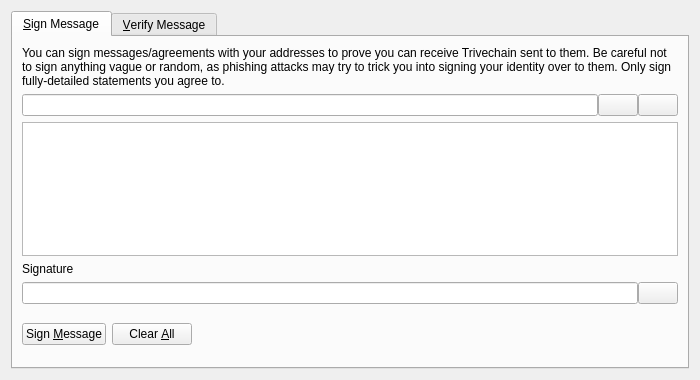
<?xml version="1.0" encoding="UTF-8"?>
<ui version="4.0">
 <class>SignVerifyMessageDialog</class>
 <widget class="QDialog" name="SignVerifyMessageDialog">
  <property name="geometry">
   <rect>
    <x>0</x>
    <y>0</y>
    <width>700</width>
    <height>380</height>
   </rect>
  </property>
  <property name="windowTitle">
   <string>Signatures - Sign / Verify a Message</string>
  </property>
  <property name="modal">
   <bool>true</bool>
  </property>
  <layout class="QVBoxLayout" name="verticalLayout">
   <item>
    <widget class="QTabWidget" name="tabWidget">
     <property name="currentIndex">
      <number>0</number>
     </property>
     <widget class="QWidget" name="tabSignMessage">
      <attribute name="title">
       <string>&amp;Sign Message</string>
      </attribute>
      <layout class="QVBoxLayout" name="verticalLayout_SM">
       <item>
        <widget class="QLabel" name="infoLabel_SM">
         <property name="text">
          <string>You can sign messages/agreements with your addresses to prove you can receive Trivechain sent to them. Be careful not to sign anything vague or random, as phishing attacks may try to trick you into signing your identity over to them. Only sign fully-detailed statements you agree to.</string>
         </property>
         <property name="textFormat">
          <enum>Qt::PlainText</enum>
         </property>
         <property name="wordWrap">
          <bool>true</bool>
         </property>
        </widget>
       </item>
       <item>
        <layout class="QHBoxLayout" name="horizontalLayout_1_SM">
         <property name="spacing">
          <number>0</number>
         </property>
         <item>
          <widget class="QValidatedLineEdit" name="addressIn_SM">
           <property name="toolTip">
            <string>The Trivechain address to sign the message with</string>
           </property>
          </widget>
         </item>
         <item>
          <widget class="QPushButton" name="addressBookButton_SM">
           <property name="toolTip">
            <string>Choose previously used address</string>
           </property>
           <property name="text">
            <string/>
           </property>
           <property name="shortcut">
            <string>Alt+A</string>
           </property>
           <property name="autoDefault">
            <bool>false</bool>
           </property>
          </widget>
         </item>
         <item>
          <widget class="QPushButton" name="pasteButton_SM">
           <property name="toolTip">
            <string>Paste address from clipboard</string>
           </property>
           <property name="text">
            <string/>
           </property>
           <property name="shortcut">
            <string>Alt+P</string>
           </property>
           <property name="autoDefault">
            <bool>false</bool>
           </property>
          </widget>
         </item>
        </layout>
       </item>
       <item>
        <widget class="QPlainTextEdit" name="messageIn_SM">
         <property name="toolTip">
          <string>Enter the message you want to sign here</string>
         </property>
        </widget>
       </item>
       <item>
        <widget class="QLabel" name="signatureLabel_SM">
         <property name="text">
          <string>Signature</string>
         </property>
         <property name="textFormat">
          <enum>Qt::PlainText</enum>
         </property>
        </widget>
       </item>
       <item>
        <layout class="QHBoxLayout" name="horizontalLayout_2_SM">
         <property name="spacing">
          <number>0</number>
         </property>
         <item>
          <widget class="QLineEdit" name="signatureOut_SM">
           <property name="font">
            <font>
             <italic>true</italic>
            </font>
           </property>
           <property name="readOnly">
            <bool>true</bool>
           </property>
          </widget>
         </item>
         <item>
          <widget class="QPushButton" name="copySignatureButton_SM">
           <property name="toolTip">
            <string>Copy the current signature to the system clipboard</string>
           </property>
           <property name="text">
            <string/>
           </property>
           <property name="autoDefault">
            <bool>false</bool>
           </property>
          </widget>
         </item>
        </layout>
       </item>
       <item>
        <layout class="QHBoxLayout" name="horizontalLayout_3_SM">
         <item>
          <widget class="QPushButton" name="signMessageButton_SM">
           <property name="toolTip">
            <string>Sign the message to prove you own this Trivechain address</string>
           </property>
           <property name="text">
            <string>Sign &amp;Message</string>
           </property>
           <property name="autoDefault">
            <bool>false</bool>
           </property>
          </widget>
         </item>
         <item>
          <widget class="QPushButton" name="clearButton_SM">
           <property name="toolTip">
            <string>Reset all sign message fields</string>
           </property>
           <property name="text">
            <string>Clear &amp;All</string>
           </property>
           <property name="autoDefault">
            <bool>false</bool>
           </property>
          </widget>
         </item>
         <item>
          <spacer name="horizontalSpacer_1_SM">
           <property name="orientation">
            <enum>Qt::Horizontal</enum>
           </property>
           <property name="sizeHint" stdset="0">
            <size>
             <width>40</width>
             <height>48</height>
            </size>
           </property>
          </spacer>
         </item>
         <item>
          <widget class="QLabel" name="statusLabel_SM">
           <property name="font">
            <font>
             <weight>75</weight>
             <bold>true</bold>
            </font>
           </property>
           <property name="text">
            <string/>
           </property>
           <property name="wordWrap">
            <bool>true</bool>
           </property>
          </widget>
         </item>
         <item>
          <spacer name="horizontalSpacer_2_SM">
           <property name="orientation">
            <enum>Qt::Horizontal</enum>
           </property>
           <property name="sizeHint" stdset="0">
            <size>
             <width>40</width>
             <height>48</height>
            </size>
           </property>
          </spacer>
         </item>
        </layout>
       </item>
      </layout>
     </widget>
     <widget class="QWidget" name="tabVerifyMessage">
      <attribute name="title">
       <string>&amp;Verify Message</string>
      </attribute>
      <layout class="QVBoxLayout" name="verticalLayout_VM">
       <item>
        <widget class="QLabel" name="infoLabel_VM">
         <property name="text">
          <string>Enter the receiver's address, message (ensure you copy line breaks, spaces, tabs, etc. exactly) and signature below to verify the message. Be careful not to read more into the signature than what is in the signed message itself, to avoid being tricked by a man-in-the-middle attack. Note that this only proves the signing party receives with the address, it cannot prove sendership of any transaction!</string>
         </property>
         <property name="textFormat">
          <enum>Qt::PlainText</enum>
         </property>
         <property name="alignment">
          <set>Qt::AlignLeading|Qt::AlignLeft|Qt::AlignTop</set>
         </property>
         <property name="wordWrap">
          <bool>true</bool>
         </property>
        </widget>
       </item>
       <item>
        <layout class="QHBoxLayout" name="horizontalLayout_1_VM">
         <property name="spacing">
          <number>0</number>
         </property>
         <item>
          <widget class="QValidatedLineEdit" name="addressIn_VM">
           <property name="toolTip">
            <string>The Trivechain address the message was signed with</string>
           </property>
          </widget>
         </item>
         <item>
          <widget class="QPushButton" name="addressBookButton_VM">
           <property name="toolTip">
            <string>Choose previously used address</string>
           </property>
           <property name="text">
            <string/>
           </property>
           <property name="shortcut">
            <string>Alt+A</string>
           </property>
           <property name="autoDefault">
            <bool>false</bool>
           </property>
          </widget>
         </item>
        </layout>
       </item>
       <item>
        <widget class="QPlainTextEdit" name="messageIn_VM"/>
       </item>
       <item>
        <widget class="QValidatedLineEdit" name="signatureIn_VM"/>
       </item>
       <item>
        <layout class="QHBoxLayout" name="horizontalLayout_2_VM">
         <item>
          <widget class="QPushButton" name="verifyMessageButton_VM">
           <property name="toolTip">
            <string>Verify the message to ensure it was signed with the specified Trivechain address</string>
           </property>
           <property name="text">
            <string>Verify &amp;Message</string>
           </property>
           <property name="autoDefault">
            <bool>false</bool>
           </property>
          </widget>
         </item>
         <item>
          <widget class="QPushButton" name="clearButton_VM">
           <property name="toolTip">
            <string>Reset all verify message fields</string>
           </property>
           <property name="text">
            <string>Clear &amp;All</string>
           </property>
           <property name="autoDefault">
            <bool>false</bool>
           </property>
          </widget>
         </item>
         <item>
          <spacer name="horizontalSpacer_1_VM">
           <property name="orientation">
            <enum>Qt::Horizontal</enum>
           </property>
           <property name="sizeHint" stdset="0">
            <size>
             <width>40</width>
             <height>48</height>
            </size>
           </property>
          </spacer>
         </item>
         <item>
          <widget class="QLabel" name="statusLabel_VM">
           <property name="font">
            <font>
             <weight>75</weight>
             <bold>true</bold>
            </font>
           </property>
           <property name="text">
            <string/>
           </property>
           <property name="wordWrap">
            <bool>true</bool>
           </property>
          </widget>
         </item>
         <item>
          <spacer name="horizontalSpacer_2_VM">
           <property name="orientation">
            <enum>Qt::Horizontal</enum>
           </property>
           <property name="sizeHint" stdset="0">
            <size>
             <width>40</width>
             <height>48</height>
            </size>
           </property>
          </spacer>
         </item>
        </layout>
       </item>
      </layout>
     </widget>
    </widget>
   </item>
  </layout>
 </widget>
 <customwidgets>
  <customwidget>
   <class>QValidatedLineEdit</class>
   <extends>QLineEdit</extends>
   <header>qvalidatedlineedit.h</header>
  </customwidget>
 </customwidgets>
 <resources>
  <include location="../dash.qrc"/>
 </resources>
 <connections/>
</ui>
